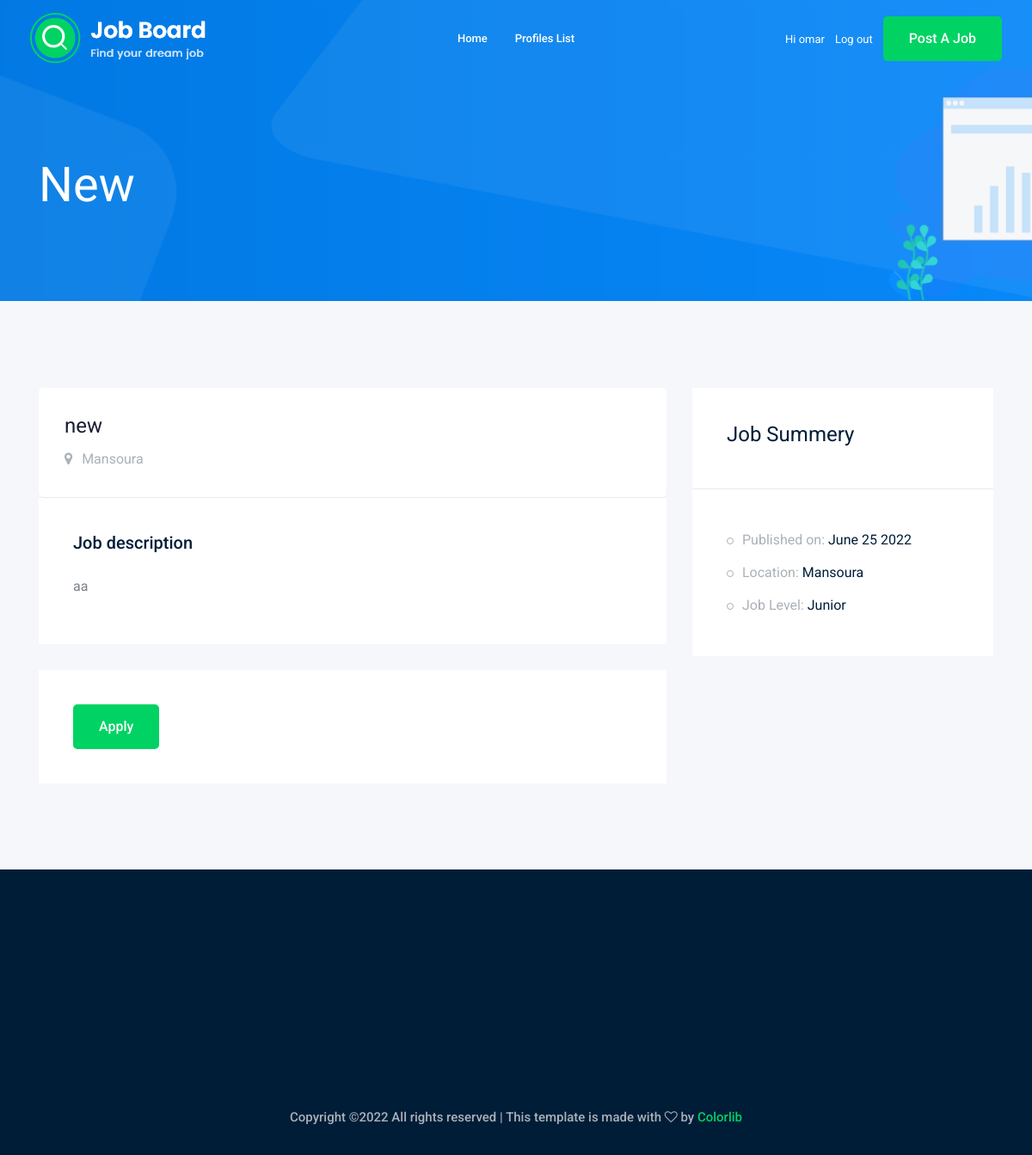
Page /job/3/ (signed in) on the earlier database version.
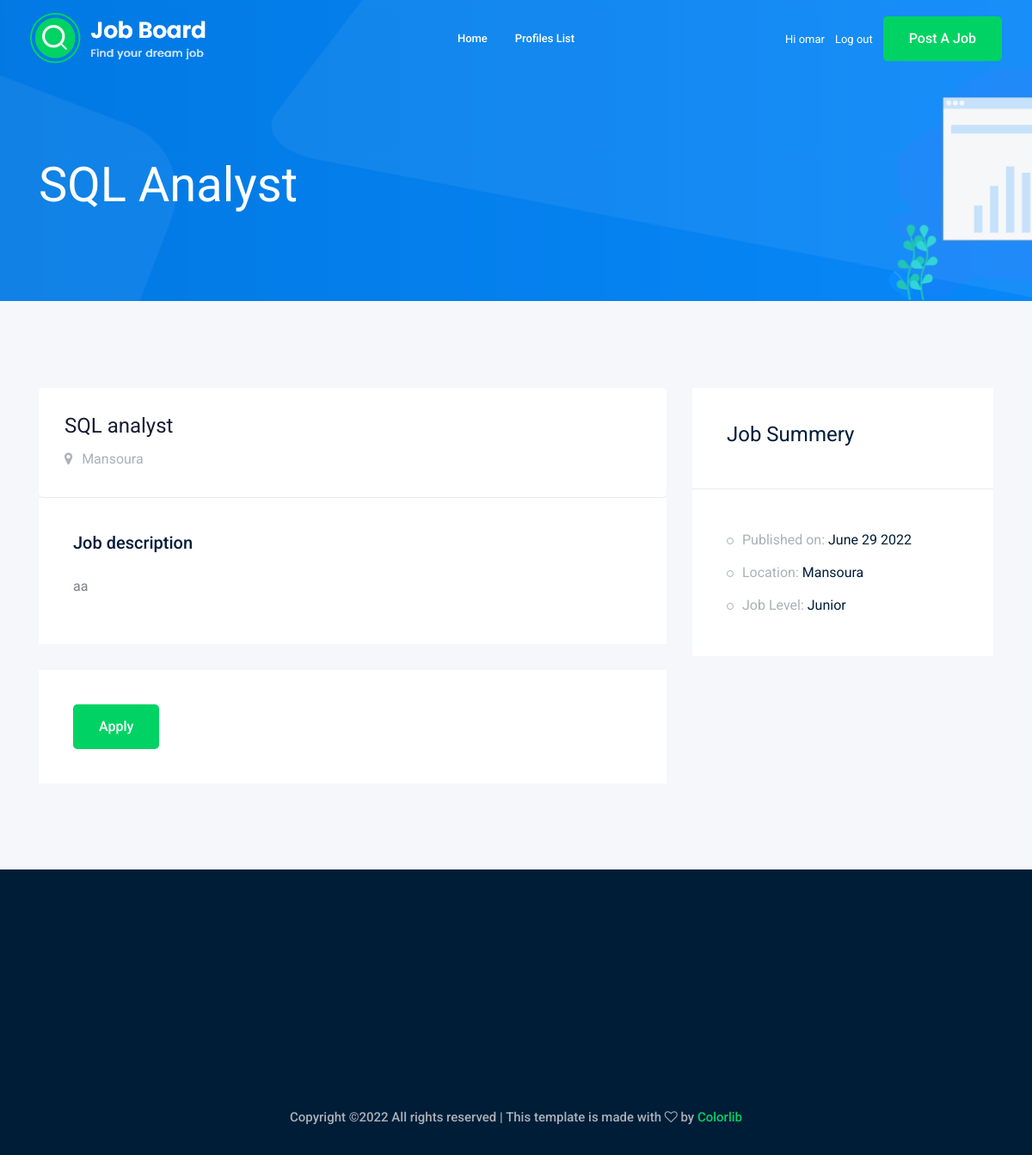
Same page on the later database version.
### jobs/models.py (models this page shows, shortened)
class Job(models.Model):
    LEVELS = (
        ("JR", "Junior"),
        ("MID", "Mid-Level"),
        ("SR", "Senior"),
    )
    title = models.CharField(max_length=50)
    published_at = models.DateTimeField(auto_now=True)
    location = models.CharField(max_length=50)
    experience_level = models.CharField(
        choices=LEVELS,
        max_length=3,
        default="JR",
    )
    description = models.TextField()
    employee = models.ForeignKey(
        get_user_model(), on_delete=models.CASCADE, related_name="job"
    )

### jobs/views.py (the view)
# urls.py: path('job/<int:pk>/', JobDetailView.as_view(), name='job_detail'),
class JobDetailView(LoginRequiredMixin, DetailView):
    model = Job
    template_name = "jobs/job_detail.html"

### templates/jobs/job_detail.html (shortened to what this page needs)
{% extends 'base.html' %}
{% block content %}
    <div class="bradcam_area bradcam_bg_1">
        <div class="container">
            <div class="row">
                <div class="col-xl-12">
                    <div class="bradcam_text">
                        <h3>{{job.title}}</h3>
                    </div>
                </div>
            </div>
        </div>
    </div>
    <div class="job_details_area">
        <div class="container">
            <div class="row">
                <div class="col-lg-8">
                    <div class="job_details_header">
                        <div class="single_jobs white-bg d-flex justify-content-between">
                            <div class="jobs_left d-flex align-items-center">
                                <div class="jobs_conetent">
                                    <a href="#"><h4>{{job.title}}</h4></a>
                                    <div class="links_locat d-flex align-items-center">
                                        <div class="location">
                                            <p> <i class="fa fa-map-marker"></i> {{job.location}}</p>
                                        </div>
                                    </div>
                                </div>
                            </div>
                        </div>
                    </div>
                    <div class="descript_wrap white-bg">
                        <div class="single_wrap">
                            <h4>Job description</h4>
                            <p>{{job.description}}</p>
                        </div>
                    </div>
                    <div class="apply_job_form white-bg">
                                            <form action="#">
                                                <div class="row">
                                                    <div class="col-md-12">
                                                        <div class="submit_btn">
                                                            <a href="{% url 'job_apply' job.pk %}" class="boxed-btn3">
                                                                Apply
                                                            </a>
                                                        </div>
                                                    </div>
                                                </div>
                                            </form>
                    </div>
                </div>
                <div class="col-lg-4">
                    <div class="job_sumary">
                        <div class="summery_header">
                            <h3>Job Summery</h3>
                        </div>
                        <div class="job_content">
                            <ul>
                                <li>Published on: <span>{{job.published_at|date:"F d Y"}}</span></li>
                                <li>Location: <span>{{job.location}}</span></li>
                                <li>Job Level: <span>{{job.get_experience_level_display}}</span></li>
                            </ul>
                        </div>
                    </div>
                </div>
            </div>
        </div>
    </div>
{% endblock content %}

Differences in the rows shown:
changed Job "Mansoura": title "New" → "SQL Analyst"; title "new" → "SQL analyst"; published_at "June 25 2022" → "June 29 2022"
